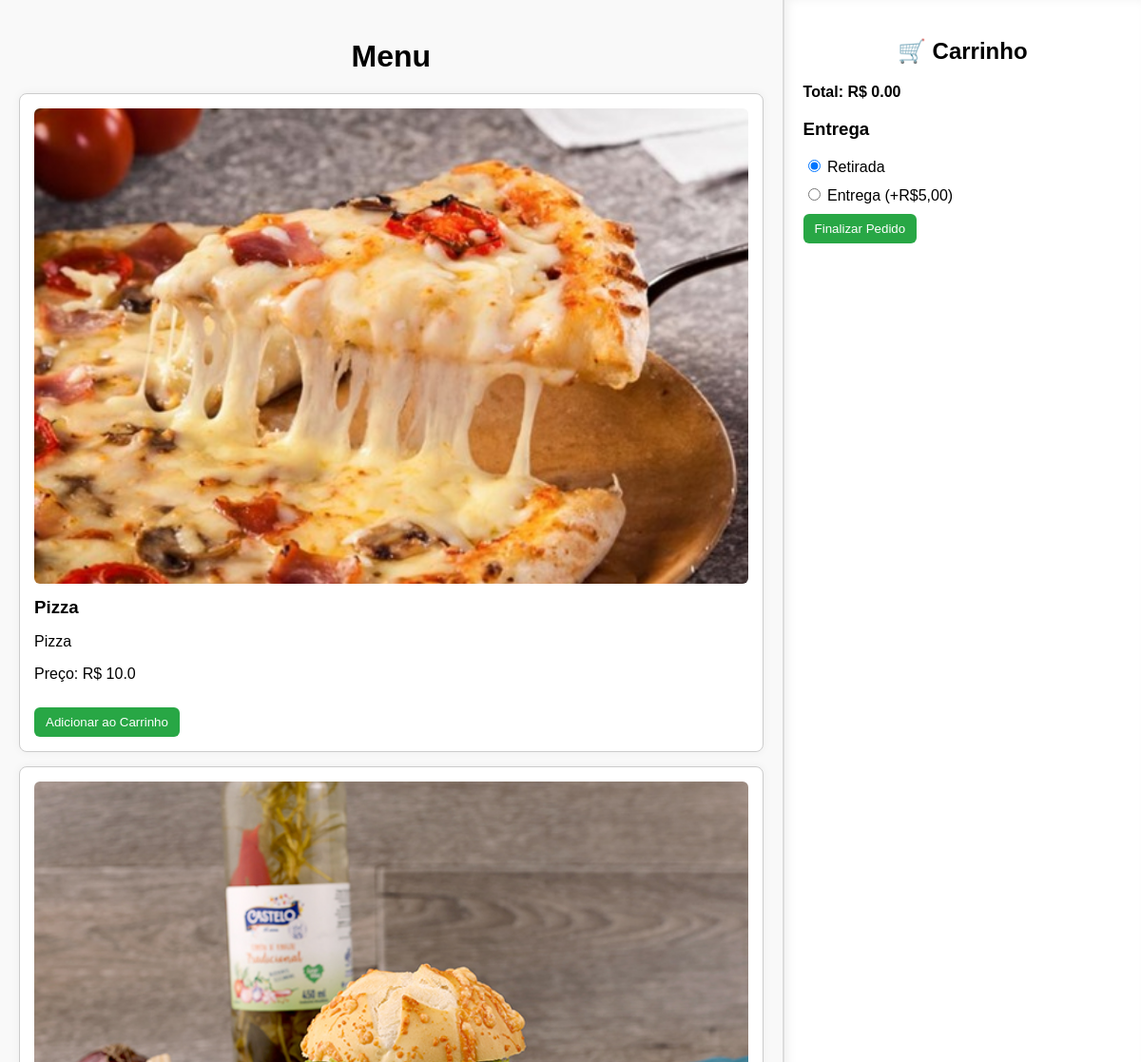
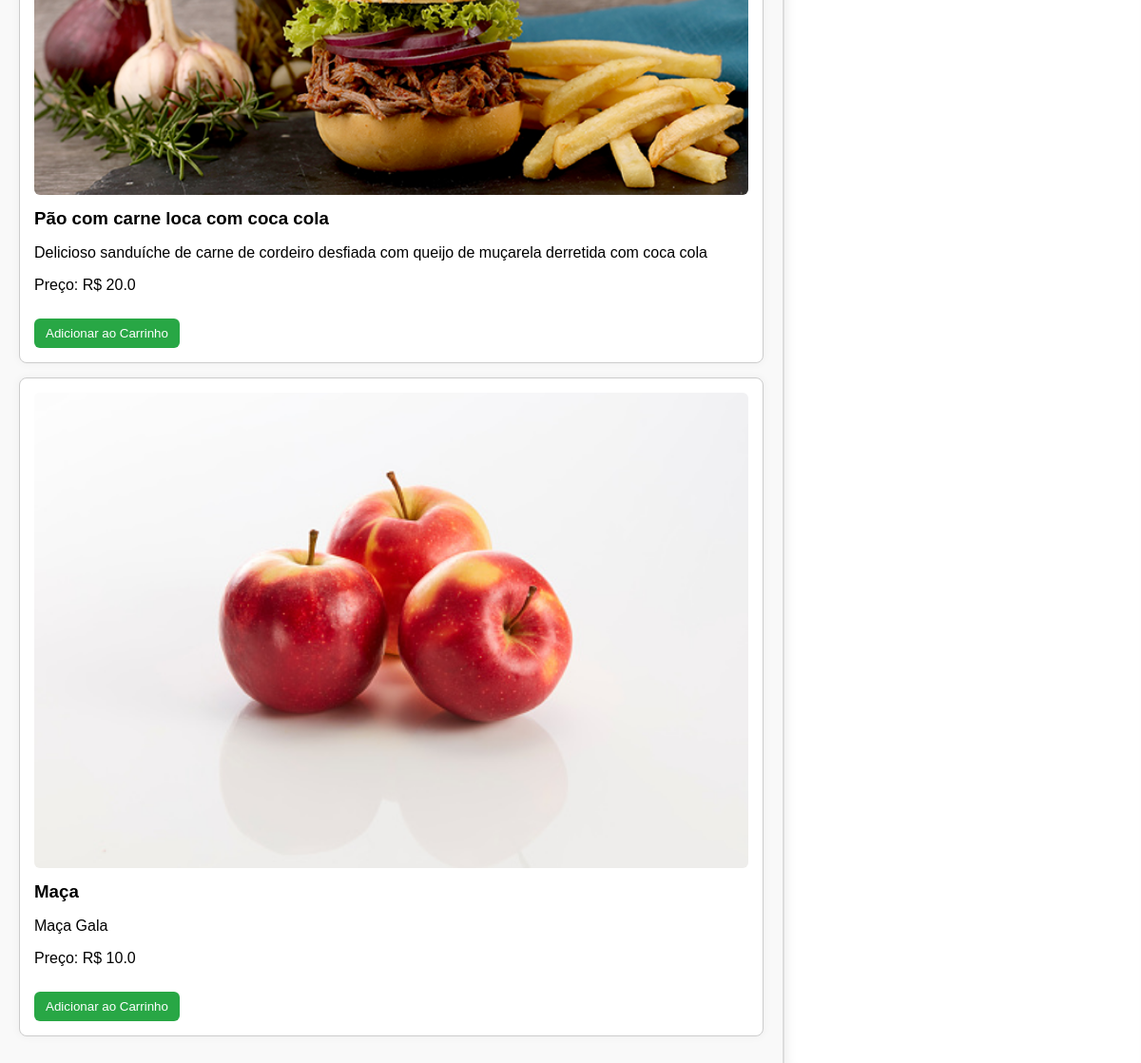
/menu (signed in), run on the app's committed database (2 pictures, top to bottom).
### app.py (models this page shows)
class Produto(db.Model):
    id = db.Column(db.Integer, primary_key=True)
    nome = db.Column(db.String(100), nullable=False)
    descricao = db.Column(db.Text, nullable=False)
    preco = db.Column(db.Float, nullable=False)
    imagem = db.Column(db.String(100), nullable=False)
    categoria = db.Column(db.String(100), nullable=True)

### app.py (the view)
@app.route('/menu')
def menu():
    produtos = Produto.query.all()
    if 'usuario' not in session:
        return redirect(url_for('login.html'))
    return render_template('menu.html', produtos=produtos)

### templates/menu.html (shortened to what this page needs)
<!DOCTYPE html>
<html lang="pt-br">
<head>
</head>
<body>
    <div class="menu-container">
        <h1>Menu</h1>
        {% for produto in produtos %}
            <div class="menu-item">
                <img src="{{ url_for('static', filename='images/' + produto.imagem) }}" alt="{{ produto.nome }}">
                <h3>{{ produto.nome }}</h3>
                <p>{{ produto.descricao }}</p>
                <p>Preço: R$ {{ produto.preco }}</p>
                <button onclick="addToCart({{ produto.id }}, '{{ produto.nome }}', {{ produto.preco }})">
                    Adicionar ao Carrinho
                </button>
            </div>
        {% endfor %}
    </div>
    <div class="cart-container">
        <h2>🛒 Carrinho</h2>
        <p><strong>Total: R$ <span id="total-price">0.00</span></strong></p>
        <h3>Entrega</h3>
        <label>
            <input type="radio" name="delivery" value="retirada" checked onclick="toggleDelivery(false)"> Retirada
        </label>
        <label>
            <input type="radio" name="delivery" value="entrega" onclick="toggleDelivery(true)"> Entrega (+R$5,00)
        </label>
        <button onclick="finalizarPedido()">Finalizar Pedido</button>
    </div>
</body>
</html>

### templates/menu.html (style rules this page uses)
body { font-family: Arial, sans-serif; display: flex; height: 100vh; margin: 0; }
.menu-container { width: 70%; height: 100vh; overflow-y: auto; border-right: 2px solid #ddd; padding: 20px; background-color: #f9f9f9; }
.menu-container h1 { text-align: center; margin-bottom: 20px; }
.menu-item { border: 1px solid #ccc; border-radius: 8px; padding: 15px; margin-bottom: 15px; background-color: #ffffff; box-shadow: 0 0 10px rgba(0, 0, 0, 0.05); }
.menu-item img { width: 100%; height: 500px; object-fit: cover; border-radius: 6px; }
.menu-item h3 { margin: 10px 0 5px; }
.cart-container { width: 30%; padding: 20px; background-color: #fff; box-shadow: inset 5px 0 10px rgba(0, 0, 0, 0.05); overflow-y: auto; }
.cart-container h2 { text-align: center; margin-bottom: 20px; }
button { background-color: #28a745; color: white; padding: 8px 12px; border: none; border-radius: 6px; cursor: pointer; margin-top: 10px; }
label { display: block; margin-top: 10px; }

### data on the page
Produto: imagem (picture), nome "Pizza", descricao "Pizza", preco "10.0"
Produto: imagem (picture), nome "Pão com carne loca com coca cola", descricao "Delicioso sanduíche de carne de cordeiro desfiada com queijo de muçarela derretida com coca cola", preco "20.0"
Produto: imagem (picture), nome "Maça", descricao "Maça Gala", preco "10.0"
